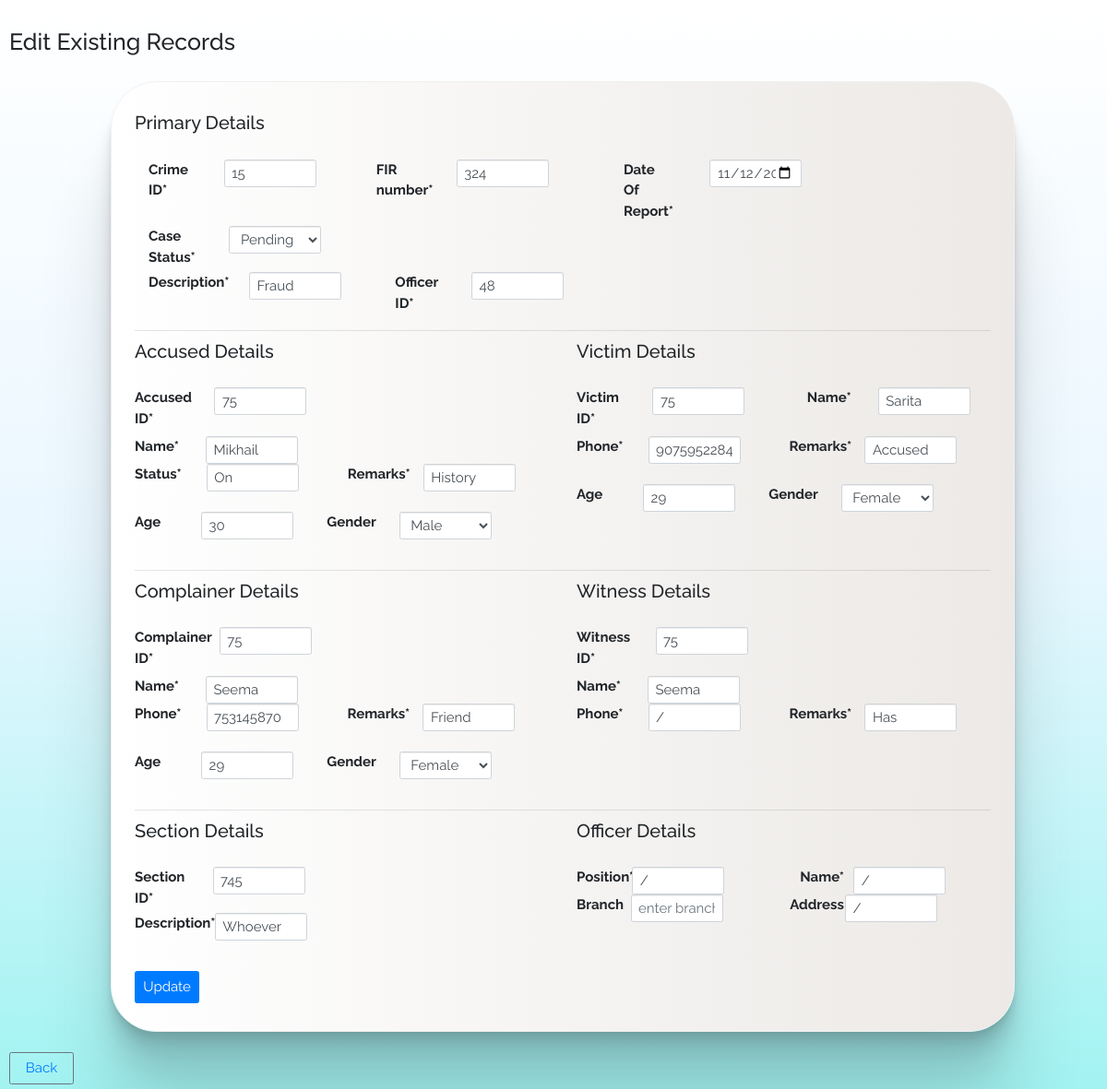
Page /editcrime.php?crime_id=15 on the committed database.
### tables this page shows
CREATE TABLE `crime` (
  `db_id` int(11) NOT NULL DEFAULT 0,
  `crime_id` int(11) NOT NULL DEFAULT 0,
  `fir_no` int(11) NOT NULL DEFAULT 0,
  `date_of_report` date DEFAULT NULL,
  `description` text DEFAULT NULL,
  `officer_id` int(11) NOT NULL DEFAULT 0,
  `case_status` text DEFAULT NULL
);

CREATE TABLE `accused` (
  `accused_id` int(11) NOT NULL,
  `crime_id` int(11) NOT NULL,
  `name` text DEFAULT NULL,
  `status` text DEFAULT NULL,
  `remarks` text DEFAULT NULL,
  `age` int(11) DEFAULT NULL,
  `gender` text DEFAULT NULL
);

CREATE TABLE `victim` (
  `victim_id` int(11) NOT NULL,
  `crime_id` int(11) NOT NULL,
  `name` text DEFAULT NULL,
  `remarks` text DEFAULT NULL,
  `phone` varchar(255) DEFAULT NULL,
  `age` int(11) DEFAULT NULL,
  `gender` text DEFAULT NULL
);

CREATE TABLE `complainer` (
  `complainer_id` int(11) NOT NULL,
  `crime_id` int(11) NOT NULL,
  `name` text DEFAULT NULL,
  `remarks` text DEFAULT NULL,
  `phone` varchar(255) DEFAULT NULL,
  `age` int(11) DEFAULT NULL,
  `gender` text DEFAULT NULL
);

CREATE TABLE `witness` (
  `witness_id` int(11) NOT NULL,
  `crime_id` int(11) NOT NULL,
  `name` text DEFAULT NULL,
  `remarks` text DEFAULT NULL,
  `phone` varchar(255) DEFAULT NULL
);

CREATE TABLE `section` (
  `section_id` int(11) NOT NULL,
  `crime_id` int(11) NOT NULL,
  `description` text DEFAULT NULL
);

### editcrime.php (the view, shortened to what the rows shown need)
<?php
include("pdo/connection.php");
$crime_id = $_GET['crime_id'];
$quer = "SELECT * from `crime` WHERE crime_id='$crime_id' ";
$query = "SELECT * from `accused` WHERE crime_id='$crime_id' ";
$query1 = "SELECT * from `victim` WHERE crime_id='$crime_id' ";
$query2 = "SELECT * from `section` WHERE crime_id='$crime_id' ";
$query3 = "SELECT * from `witness` WHERE crime_id='$crime_id' ";
$query4 = "SELECT * from `complainer` WHERE crime_id='$crime_id' ";
$cr = mysqli_query($conn, $quer);
$a = mysqli_query($conn, $query);
$v = mysqli_query($conn, $query1);
$s = mysqli_query($conn, $query2);
$w = mysqli_query($conn, $query3);
$c = mysqli_query($conn, $query4);
while ($rows = mysqli_fetch_array($cr)) {
    $fir = $rows['fir_no'];
    $dor = $rows['date_of_report'];
    $desc = $rows['description'];
    $off = $rows['officer_id'];
    $cs = $rows['case_status'];
}
while ($rows = mysqli_fetch_array($a)) {
    $aid = $rows['accused_id'];
    $astat = $rows['status'];
    $arem = $rows['remarks'];
    $aage = $rows['age'];
    $agen = $rows['gender'];
}
while ($rows = mysqli_fetch_array($v)) {
    $vid = $rows['victim_id'];
    $vphone = $rows['phone'];
    $vrem = $rows['remarks'];
    $vage = $rows['age'];
    $vgen = $rows['gender'];
}
while ($rows = mysqli_fetch_array($w)) {
    $wid = $rows['witness_id'];
    $wname = $rows['name'];
    $wphone = $rows['phone'];
    $wrem = $rows['remarks'];
}
while ($rows = mysqli_fetch_array($c)) {
    $coid = $rows['complainer_id'];
    $cphone = $rows['phone'];
    $crem = $rows['remarks'];
    $cage = $rows['age'];
    $cgen = $rows['gender'];
}
while ($rows = mysqli_fetch_array($s)) {
    $sid = $rows['section_id'];
    $sdesc = $rows['description'];
}
?>
<html>
<head>
</head>
<body id="edit">
    <?php include 'pdo/headers.php'; ?>
    <link rel="stylesheet" href="pdo/style.css">
    <h1 style="margin-left:10px;"><br>Edit Existing Records</h1><br>
    <div id="form">
        <form action="" method="GET">
            <div class="container ">
                <div class="col-12"><br>
                    <div class="row">
                        <h2>Primary Details</h2><br>
                    </div><br>
                    <div class="row">
                        <div class="form group">
                            <div class="col-sm-1">
                                <input type="text" class="form-control" name="fir_no" placeholder="enter fir_no" id="fir_no" value=<?php echo $fir; ?> /><br>
                            </div>
                        </div>
                        <div class="form group">
                            <div class="col-sm-2">
                                <input type="date" class="form-control" name="date_of_report" placeholder="enter date_of_report" id="date_of_report" value=<?php echo $dor; ?> /><br>
                            </div>
                        </div>
                        <div class="form group">
                            <div class="col-sm-2">
                                <select id="case_status" class="form-control" name="case_status">
                                    <option value="Pending" <?php if ($cs == "Pending") echo 'selected="selected"'; ?>>Pending</option>
                                </select>
                            </div>
                        </div>
                    </div>
                    <div class="row">
                        <div class="form group">
                            <div class="col-sm-5">
                                <input type="text" class="form-control" name="cdes" placeholder="enter description" id="cdes" value=<?php echo $desc; ?>></input>
                            </div>
                        </div>
                        <div class="form group">
                            <div class="col-sm-2">
                                <input type="text" class="form-control" name="officer_id" placeholder="enter officer_id" id="officer_id" value=<?php echo $off; ?> /><br>
                            </div>
                        </div>
                    </div>
                </div>
            </div>
            <div class="container">
                <div class="row">
                    <div class="col-12 col-sm-6">
                        <h2>Accused Details</h2><br>
                        <div class="row">
                            <div class="form group ">
                                <div class="col-sm-3">
                                    <input type="text" class="form-control" name="accused_id" placeholder="enter accused_id" id="accused_id" value=<?php echo $aid; ?> /><br>
                                </div>
                            </div>
                        </div>
                        <div class="row">
                            <div class="form group">
                                <div class="col-sm-3">
                                    <input type="text" class="form-control" name="astat" placeholder="enter status" id="astat" value=<?php echo $astat; ?> />
                                </div>
                            </div>
                            <div class="form group ">
                                <div class="col-sm-5">
                                    <input type="text" class="form-control" name="arem" placeholder="enter remarks" id="arem" value=<?php echo $arem; ?>></input>
                                </div>
                            </div>
                        </div><br>
                        <div class="row">
                            <div class="form group">
                                <div class="col-sm-3">
                                    <input type="text" class="form-control" name="aage" placeholder="enter age" id="aage" value=<?php echo $aage; ?> />
                                </div>
                            </div>
                            <div class="form group ">
                                <div class="col-sm-5">
                                    <select id="agen" class="form-control" name="agen" selected="<?php echo $agen ?>">
                                        <option value="Male" <?php if ($agen == "Male") echo 'selected="selected"'; ?>>Male</option>
                                    </select>
                                </div>
                            </div>
                        </div>
                    </div>
                    <div class="col-12 col-sm-6">
                        <h2>Victim Details</h2><br>
                        <div class="row">
                            <div class="form group ">
                                <div class="col-sm-3">
                                    <input type="text" class="form-control" name="victim_id" placeholder="enter victim_id" id="victim_id" value=<?php echo $vid; ?> /><br>
                                </div>
                            </div>
                        </div>
                        <div class="row">
                            <div class="form group">
                                <div class="col-sm-3">
                                    <input type="text" class="form-control" name="vphone" placeholder="enter phone" id="vphone" value=<?php echo $vphone; ?> />
                                </div>
                            </div>
                            <div class="form group ">
                                <div class="col-sm-5">
                                    <input type="text" class="form-control" name="vrem" placeholder="enter remarks" id="vrem" value=<?php echo $vrem; ?>></input>
                                </div>
                            </div>
                        </div><br>
                        <div class="row">
                            <div class="form group">
                                <div class="col-sm-3">
                                    <input type="text" class="form-control" name="vage" placeholder="enter age" id="vage" value=<?php echo $vage; ?> />
                                </div>
                            </div>
                            <div class="form group ">
                                <div class="col-sm-5">
                                    <select id="vgen" class="form-control" name="vgen" selected="<?php echo $vgen ?>">
                                        <option value="Female" <?php if ($vgen == "Female") echo 'selected="selected"'; ?>>Female</option>
                                    </select>
                                </div>
                            </div>
                        </div>
                    </div>
                </div><br>
                <div class="row">
                    <div class="col 12 col-sm-6">
                        <h2>Complainer Details</h2><br>
                        <div class="row">
                            <div class="form group ">
                                <div class="col-sm-3">
                                    <input type="text" class="form-control" name="complainer_id" placeholder="enter complainer_id" id="complainer_id" value=<?php echo $coid; ?> /><br>
                                </div>
                            </div>
                        </div>
                        <div class="row">
                            <div class="form group">
                                <div class="col-sm-3">
                                    <input type="text" class="form-control" name="cphone" placeholder="enter phone" id="cphone" value=<?php echo $cphone; ?> />
                                </div>
                            </div>
                            <div class="form group ">
                                <div class="col-sm-5">
                                    <input type="text" class="form-control" name="crem" placeholder="enter remarks" id="crem" value=<?php echo $crem; ?>></input>
                                </div>
                            </div>
                        </div><br>
                        <div class="row">
                            <div class="form group">
                                <div class="col-sm-3">
                                    <input type="text" class="form-control" name="cage" placeholder="enter age" id="cage" value=<?php echo $cage; ?> />
                                </div>
                            </div>
                            <div class="form group ">
                                <div class="col-sm-5">
                                    <select id="cgen" class="form-control" name="cgen" selected="<?php echo $cgen ?>">
                                        <option value="Female" <?php if ($cgen == "Female") echo 'selected="selected"'; ?>>Female</option>
                                    </select>
                                </div>
                            </div>
                        </div>
                    </div>
                    <div class="col-12 col-sm-6">
                        <h2>Witness Details</h2><br>
                        <div class="row">
                            <div class="form group ">
                                <div class="col-sm-3">
                                    <input type="text" class="form-control" name="witness_id" placeholder="enter witness_id" id="witness_id" value=<?php echo $wid; ?> /><br>
                                </div>
                            </div>
                            <div class="form group ">
                                <div class="col-sm-5">
                                    <input type="text" class="form-control" name="wname" placeholder="enter name" id="wname" value=<?php echo $wname; ?> />
                                </div>
                            </div>
                        </div>
                        <div class="row">
                            <div class="form group">
                                <div class="col-sm-3">
                                    <input type="text" class="form-control" name="wphone" placeholder="enter phone" id="wphone" value=<?php echo $wphone; ?> />
                                </div>
                            </div>
                            <div class="form group ">
                                <div class="col-sm-5">
                                    <input type="text" class="form-control" name="wrem" placeholder="enter remarks" id="wrem" value=<?php echo $wrem; ?>></input>
                                </div>
                            </div>
                        </div>
                    </div>
                </div><br>
                <div class="row">
                    <div class="col-12 col-sm-6">
                        <h2>Section Details</h2><br>
                        <div class="row">
                            <div class="form group">
                                <div class="col-sm-5">
                                    <input type="text" class="form-control" name="section_id" placeholder="enter section_id" id="section_id" value=<?php echo $sid; ?> />
                                </div>
                            </div>
                        </div>
                        <div class="row">
                            <div class="form group ">
                                <div class="col-sm-5">
                                    <input type="text" class="form-control" name="sdesc" placeholder="enter description" id="sdesc" value=<?php echo $sdesc; ?>></input>
                                </div>
                            </div>
                        </div>
                    </div>
                    <div class="col-12 col-sm-6">
                        <h2>Officer Details</h2><br>
                    </div>
                </div>
            </div><br>
        </form>
    </div>
    ?><br>
</body>
</html>

### rows in the picture
crime: fir_no "324", date_of_report "11/12/2019", case_status "Pending", cdes "Fraud", officer_id "48"
accused: accused_id "75", astat "On", arem "History", aage "30", agen "Male"
victim: victim_id "75", vphone "9075952284", vrem "Accused", vage "29", vgen "Female"
complainer: complainer_id "75", cphone "753145870", crem "Friend", cage "29", cgen "Female"
witness: witness_id "75", wname "Seema", wphone "/", wrem "Has"
section: section_id "745", sdesc "Whoever"
